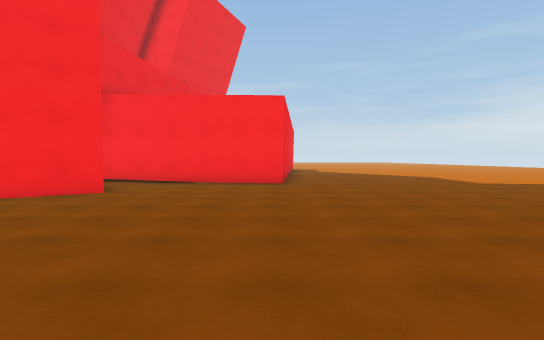
View 1 (above)

16 first-person views from a walk through a scene from a Unity 3-D project. The camera is 1.4 m above the floor, tilts 2° down and sees 80° across. The floor is counted in squares, 2 m on a side. Each view is taken from the middle of a square. On the plan, view 1 faces up. The plan holds only what a view shows up to about 10 squares ahead; the rest is blank. The place goes on beyond the plan.

View 2
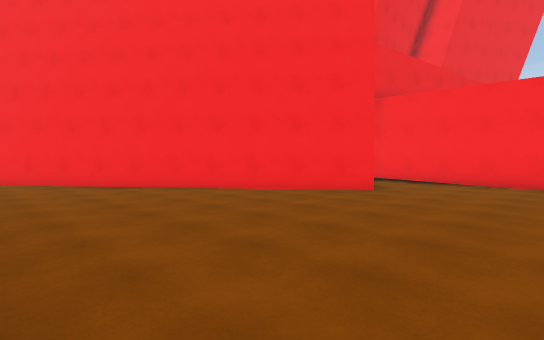

View 3
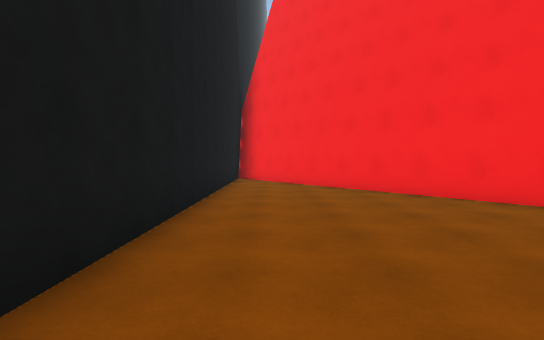

View 4
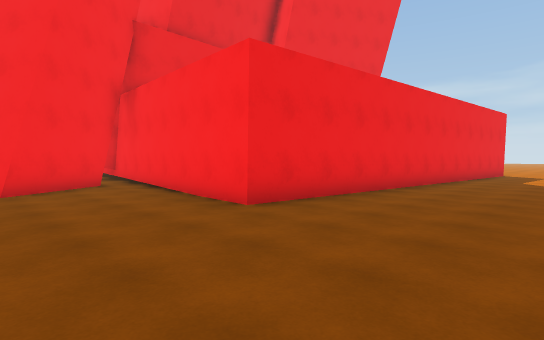

View 5
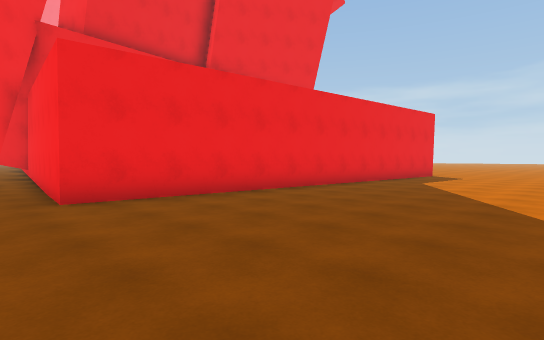

View 6
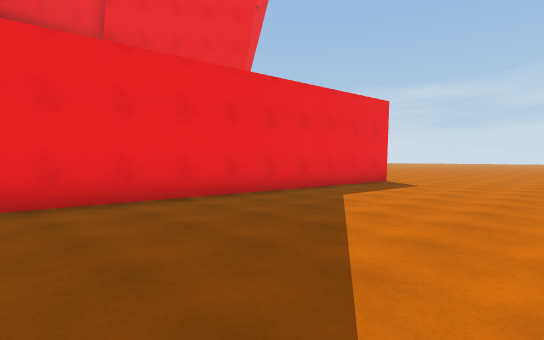

View 7
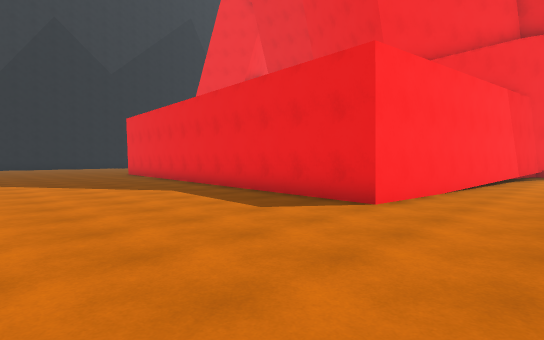

View 8
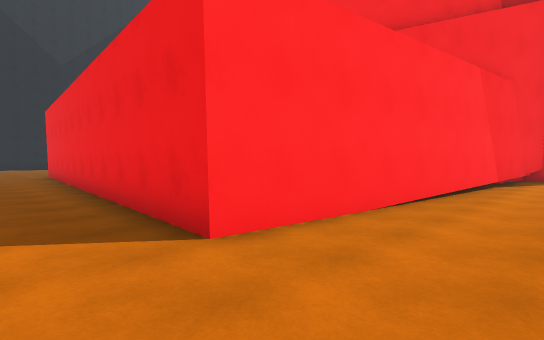

View 9
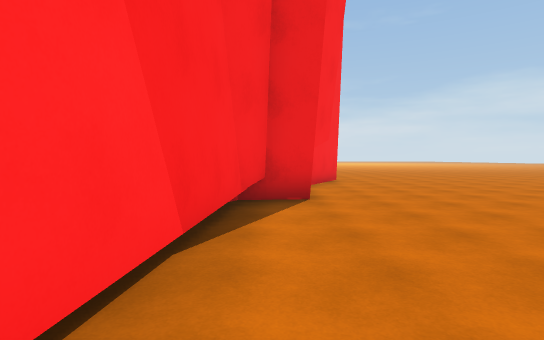

View 10
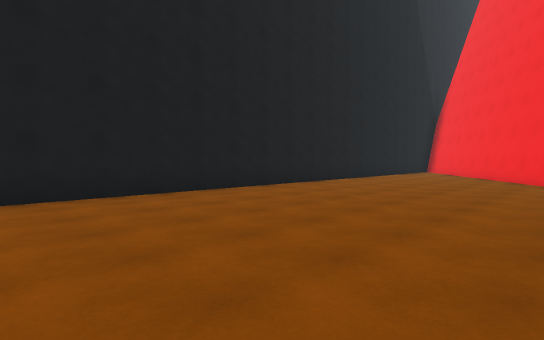

View 11
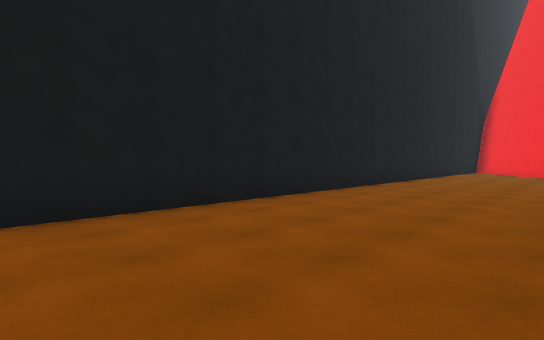

View 12
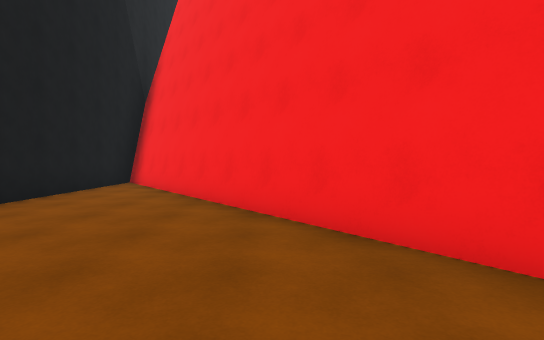

View 13
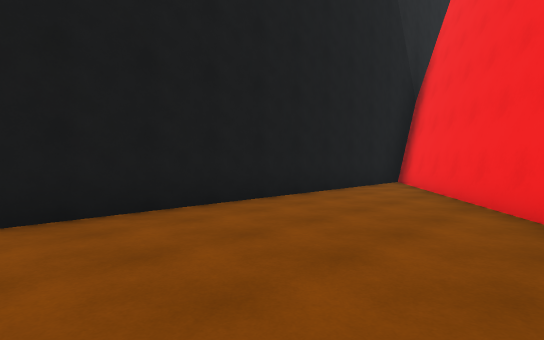

View 14
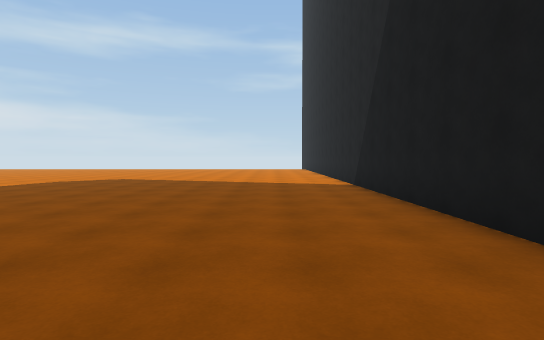

View 15
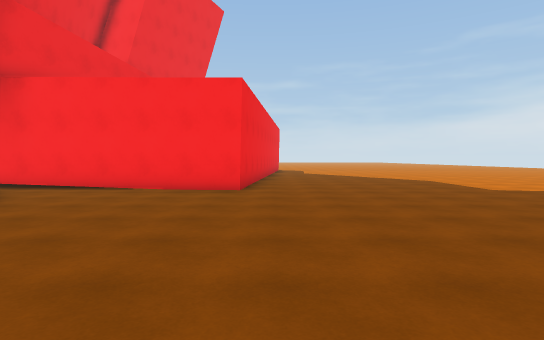

View 16
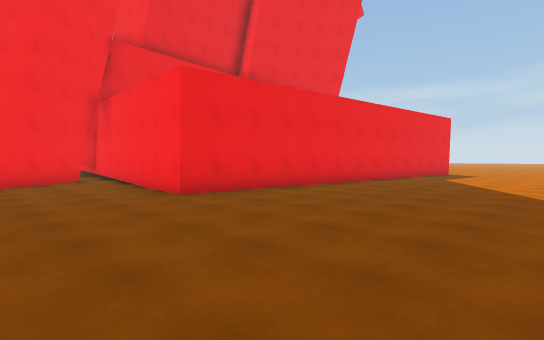

### Floor plan
Points are (right, up) in squares from view 1. A wall is a line through its corners. A room is listed if a view was taken in it or the views show most of it. See-through windows are left out.
Room 1 (views 1, 2, 3, 4, 5, 6, 7, 8, 9, 10, 11, 12, 13, 14, 15, 16)
walls: (-5.2, 9) (-3.5, 6.8) (-12.8, -0.2) (6.5, -0.2); (-8.8, 22.6) (1.4, 21.6) (0.3, 9.2) (-6.4, 9.8); (-9.3, 23.7) (-9.3, 22.8) (-8.4, 22.4)

Positions as (right, up) in squares from view 1, and headings:
1: (0, 0), facing up
2: (0, 0), facing up-left
3: (-1, 1), facing left
4: (4, 6), facing up-left
5: (6, 8), facing up-left
6: (6, 12), facing up-left
7: (6, 24), facing down-left
8: (3, 24), facing down-left
9: (-4, 23), facing left
10: (5, 6), facing down-left
11: (6, 4), facing down-left
12: (-3, 4), facing left
13: (-3, 4), facing down-left
14: (-1, 2), facing right
15: (1, 2), facing up
16: (6, 6), facing up-left
